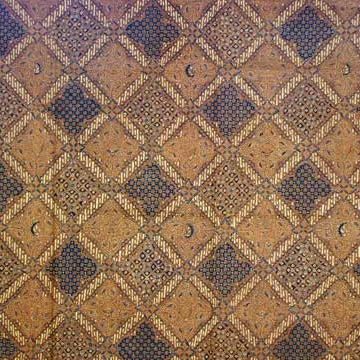
#> input picture dataset/testing/ceplok_style/SC012.jpg, 360 x 360 px, found by its file name
$ jupyter execute --allow-errors third.ipynb
#> lines starting #> are read from the running program, lines starting #| are printed output that depends on the picture
[cell 1]
import pandas as pd
import numpy as np
import cv2 as cv
from skimage.feature import local_binary_pattern

radius = 2
n_points = 8 * radius
METHOD = 'uniform'

# make function of LBP

path = './static/uploads/SC012.jpg'
img = cv.imread(path, cv.IMREAD_GRAYSCALE)
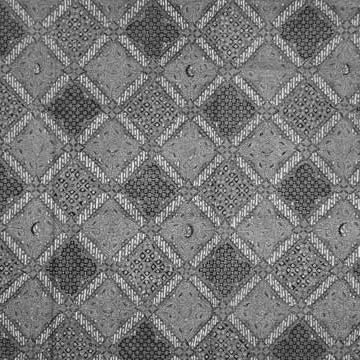
#> img: shape (360, 360); min 0, max 250, mean 119.4

img_lbp = local_binary_pattern(img, n_points, radius, METHOD)
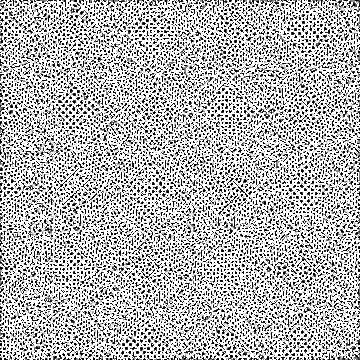
#> img_lbp: shape (360, 360) float64; min 0, max 17, mean 11.92; drawn with min black and max white
img_lbp_hist,bins = np.histogram(img_lbp.ravel(),256,[0,256])
#> img_lbp_hist = 256 values, max 57896 at index 17, min 0 at index 18, mean 506.2; bins = 257 values from 0 to 256
img_lbp_hist = np.transpose(img_lbp_hist[0:256,np.newaxis])

img_lbp_hist.shape
#> Out = (1, 256)

$ run again, with dataset/testing/ceplok_style/YC132.jpg copied over dataset/testing/ceplok_style/SC012.jpg
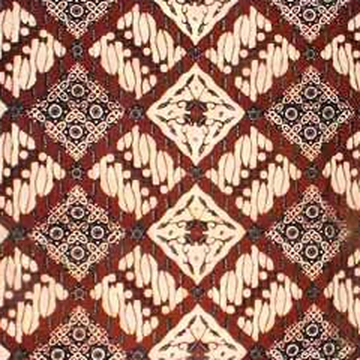
#> input picture dataset/testing/ceplok_style/YC132.jpg, 360 x 360 px, found by its file name
#> `img = cv.imread(path, cv.IMREAD_GRAYSCALE)`:
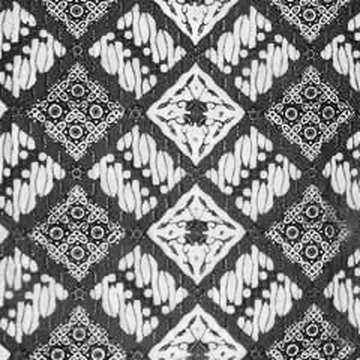
#> img: shape (360, 360); min 0, max 255, mean 131.3
#> `img_lbp = local_binary_pattern(img, n_points, radius, METHOD)`:
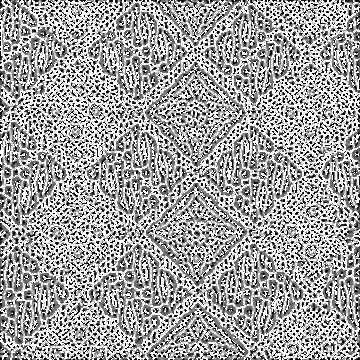
#> img_lbp: shape (360, 360) float64; min 0, max 17, mean 10.7; drawn with min black and max white
#> img_lbp_hist = 256 values, max 39116 at index 17, min 0 at index 18, mean 506.2; bins = 257 values from 0 to 256
